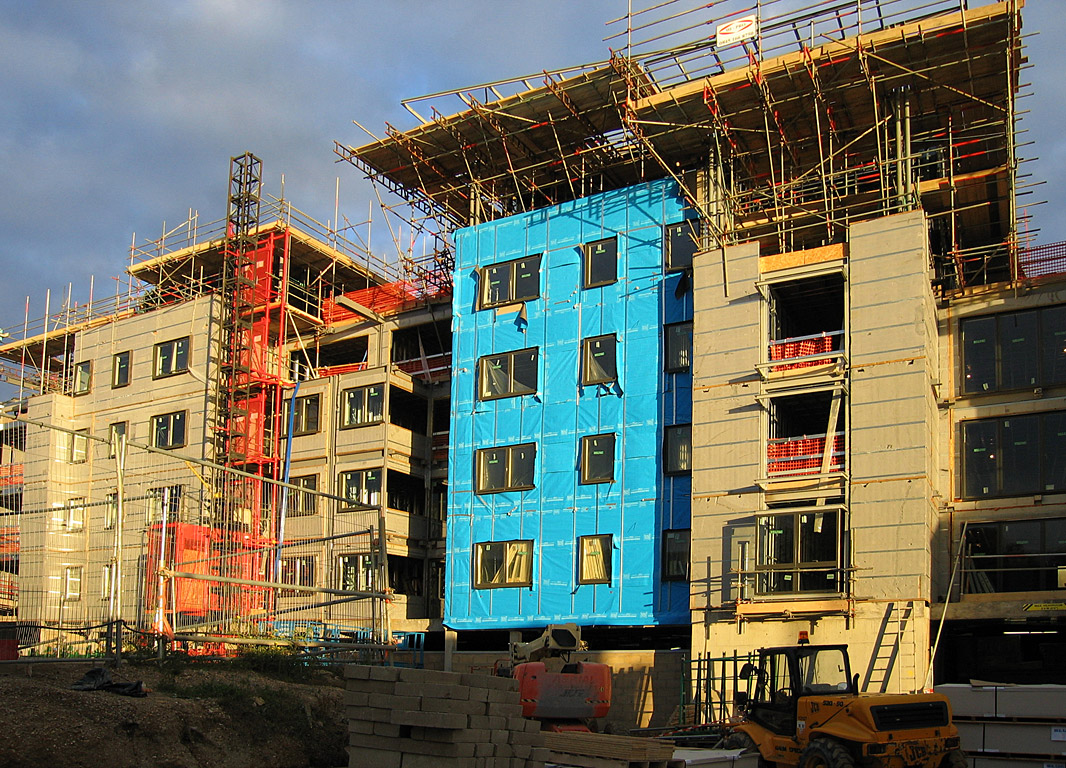
#> input picture assets/sanierung-baustelle.jpg, 1066 x 768 px
$ python bilder.py
#> lines starting #> are read from the running program, lines starting #| are printed output that depends on the picture
#!/usr/bin/env python3
"""Erzeugt fehlende Bildvarianten in assets/.

Rezept (damit sind die vorhandenen baubetreuung-baustelle-*.webp bytegenau
entstanden): Pillow, LANCZOS, WEBP mit quality=80 und method=6.
Das IHK-Siegel wird auf ein Fünftel verkleinert und als Paletten-PNG mit
128 Farben gespeichert.

Vorhandene Dateien werden nie überschrieben. Ein zweiter Lauf legt nichts an.

Aufruf:
  python _tools/bilder.py                 fehlende Dateien anlegen
  python _tools/bilder.py --check         nur melden, nichts schreiben
  python _tools/bilder.py --root <ordner> anderer Website-Ordner

Rückgabewert: 0, wenn alles vorhanden ist oder angelegt wurde. 1, wenn bei
--check noch Dateien fehlen. 2 bei einem Fehler (Quelle fehlt, falsche Maße).
"""
import argparse
import io
import sys
from pathlib import Path

from PIL import Image

sys.stdout.reconfigure(encoding="utf-8", errors="replace")

# Quelle, Zielbreiten. Der Zielname ist <stamm>-<breite>.webp.
WEBP = [
    ("sanierung-baustelle.jpg", (480, 800, 1066)),
    ("baubetreuung-baustelle.jpg", (1280,)),
]
WEBP_QUALITAET = 80
WEBP_METHODE = 6

# Quelle, Ziel, Maße, Farben. 388x191 ist genau ein Fünftel von 1940x955.
SIEGEL = ("ihk-26a-weg-siegel.png", "ihk-26a-weg-siegel-388.png", (388, 191), 128)


def webp_bytes(bild, breite):
    """Kodiert eine Variante mit der Zielbreite, Höhe im Seitenverhältnis."""
#> called with breite = 480
    if breite == bild.width:
        variante = bild
    else:
        hoehe = round(breite * bild.height / bild.width)
#> hoehe = 346
        variante = bild.resize((breite, hoehe), Image.LANCZOS)
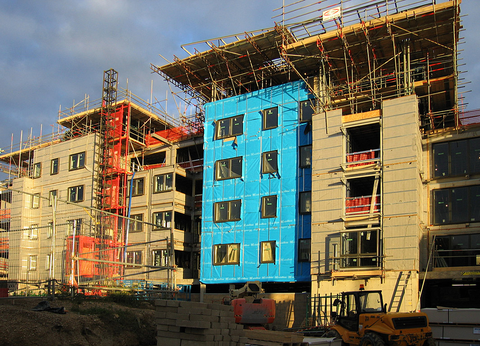
#> variante: PIL image 480x346 RGB; mean R, G, B 110, 109.3, 93.1
    puffer = io.BytesIO()
    variante.save(puffer, "WEBP", quality=WEBP_QUALITAET, method=WEBP_METHODE)
    return puffer.getvalue(), variante.size


def siegel_bytes(bild, masse, farben):
    """Verkleinert das Siegel und speichert es als Paletten-PNG."""
    if bild.width * masse[1] != bild.height * masse[0]:
        raise ValueError(
            f"Seitenverhältnis passt nicht: Quelle {bild.width}x{bild.height}, "
            f"Ziel {masse[0]}x{masse[1]}"
        )
    klein = bild.convert("RGB").resize(masse, Image.LANCZOS).quantize(farben)
    puffer = io.BytesIO()
    klein.save(puffer, "PNG", optimize=True)
    return puffer.getvalue(), klein.size


def auftraege(assets):
    """Liefert je Zieldatei: (Zielpfad, Quellpfad, Funktion ohne Argumente)."""
    liste = []
    for quelle, breiten in WEBP:
        qpfad = assets / quelle
        for breite in breiten:
            ziel = assets / f"{Path(quelle).stem}-{breite}.webp"
            liste.append(
                (
                    ziel,
                    qpfad,
                    lambda q=qpfad, b=breite: webp_bytes(
                        Image.open(q).convert("RGB"), b
                    ),
                )
            )
    quelle, zielname, masse, farben = SIEGEL
    qpfad = assets / quelle
    if not qpfad.exists():
        # Das Original zieht in der Mechanik-Stufe nach _illus/quellen/ um.
        qpfad = assets.parent / "_illus" / "quellen" / quelle
    liste.append(
        (
            assets / zielname,
            qpfad,
            lambda q=qpfad: siegel_bytes(Image.open(q), masse, farben),
        )
    )
    return liste


def main():
    parser = argparse.ArgumentParser(description="Fehlende Bildvarianten erzeugen.")
    parser.add_argument(
        "--root",
        type=Path,
        default=Path(__file__).resolve().parent.parent,
        help="Website-Ordner (Vorgabe: der Ordner über _tools)",
    )
    parser.add_argument(
        "--check",
        action="store_true",
        help="nichts schreiben, nur melden, was fehlt",
    )
    args = parser.parse_args()
    assets = args.root / "assets"
    if not assets.is_dir():
        print(f"FEHLER  kein assets-Ordner unter {args.root}")
        return 2

    fehlend = 0
    fehler = 0
    for ziel, quelle, erzeugen in auftraege(assets):
        name = ziel.relative_to(args.root).as_posix()
        if ziel.exists():
            with Image.open(ziel) as vorhanden:
                masse = vorhanden.size
            print(
                f"vorhanden  {name}  {masse[0]}x{masse[1]}  "
                f"{ziel.stat().st_size} Bytes (nicht überschrieben)"
            )
            continue
        if not quelle.exists():
            print(f"FEHLER     {name}: Quelle fehlt ({quelle.name})")
            fehler += 1
            continue
        try:
            daten, masse = erzeugen()
#> masse = (480, 346)
        except (OSError, ValueError) as grund:
            print(f"FEHLER     {name}: {grund}")
            fehler += 1
            continue
        groesse = f"{masse[0]}x{masse[1]}  {len(daten)} Bytes ({len(daten) / 1024:.1f} KB)"
#> groesse = '480x346  47748 Bytes (46.6 KB)'
        if args.check:
            print(f"fehlt      {name}  würde {groesse}")
            fehlend += 1
            continue
        # "xb" schlägt fehl, falls die Datei inzwischen doch existiert.
        with open(ziel, "xb") as datei:
            datei.write(daten)
        print(f"angelegt   {name}  {groesse}")
#| angelegt   assets/sanierung-baustelle-480.webp  480x346  47748 Bytes (46.6 KB)

    if fehler:
        return 2
    return 1 if fehlend else 0


if __name__ == "__main__":
    sys.exit(main())
#> (the program exits here)
